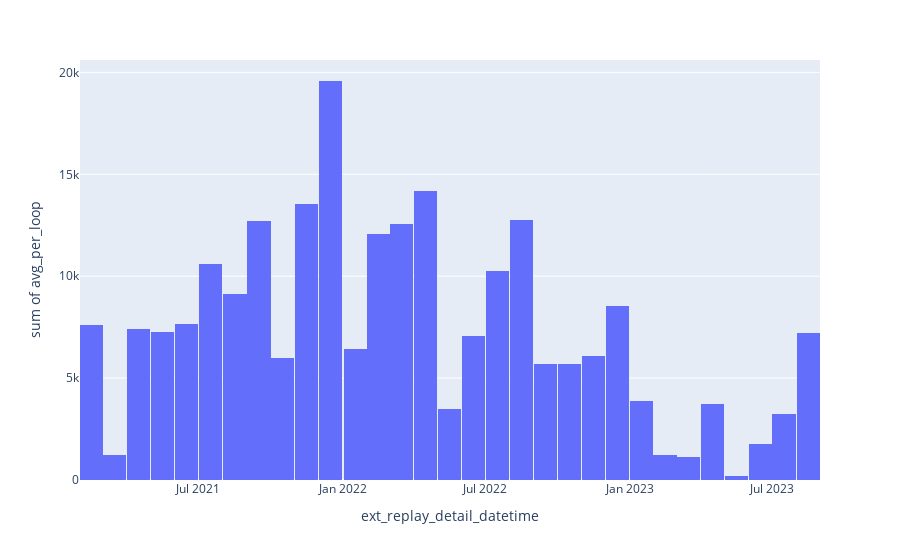

Notebook source saved alongside this figure:
### Code cell
fig = px.histogram(avg_drones_per_map, x="ext_replay_detail_datetime", y="avg_per_loop")
fig.show()

### Figure 1 — Plotly figure (JSON) as saved in the notebook; plotly's stock layout.template omitted (floating-point values rounded to 4 significant figures; data arrays with more than 128 entries replaced by an {"elided": "..."} marker saying what was removed)
{"data": [{"alignmentgroup": "True", "bingroup": "x", "histfunc": "sum", "hovertemplate": "ext_replay_detail_datetime=%{x}<br>sum of avg_per_loop=%{y}<extra></extra>", "legendgroup": "", "marker": {"color": "#636efa", "pattern": {"shape": ""}}, "name": "", "offsetgroup": "", "orientation": "v", "showlegend": false, "type": "histogram", "x": {"elided": "878 str values"}, "xaxis": "x", "y": {"elided": "878 float values"}, "yaxis": "y"}], "layout": {"autosize": true, "barmode": "relative", "legend": {"tracegroupgap": 0}, "margin": {"t": 60}, "xaxis": {"anchor": "y", "autorange": true, "domain": [0, 1], "range": ["2021-01-31 06:00", "2023-08-31 06:00"], "title": {"text": "ext_replay_detail_datetime"}, "type": "date"}, "yaxis": {"anchor": "x", "autorange": true, "domain": [0, 1], "range": [0, 20610.0], "title": {"text": "sum of avg_per_loop"}, "type": "linear"}}}
